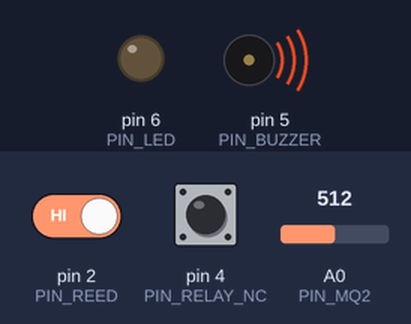
A sketch run on a simulated Arduino Uno, built with avr-gcc and run on an emulated ATmega328P. Parts: output pins drawn as LEDs (lit = HIGH), buzzer (waves = sounding, pin HIGH). The test bench sets the inputs (shaded band); at power-on: pin 4 (PIN_RELAY_NC) HIGH, A0 (PIN_MQ2) = 512, pin 2 (PIN_REED) HIGH. The modem accepts every AT command (registered, SIM ready, sends succeed) and sends nothing else; what the sketch prints to the serial monitor is not drawn.

Above: at 3.27 s.
3.3 s: pin 4 (PIN_RELAY_NC) pulled LOW for 2.6 s
At 6.39 s:
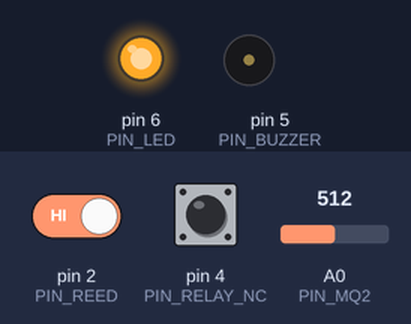
7.4 s: A0 (PIN_MQ2) set to 75
10.9 s: A0 (PIN_MQ2) set to 63
At 11.6 s:
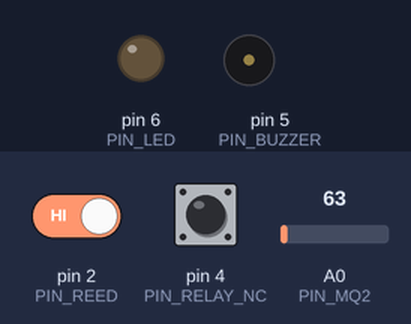
16.9 s: A0 (PIN_MQ2) set to 80
At 17.08 s:
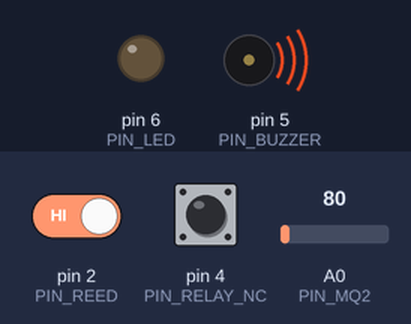
20.4 s: pin 4 (PIN_RELAY_NC) pulled LOW for 2.6 s
At 23.84 s:
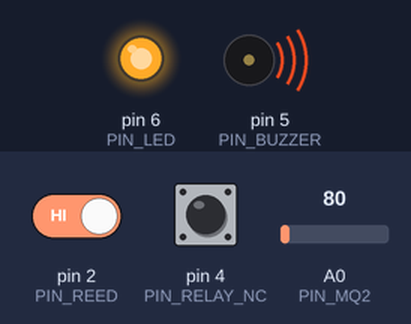
Timing chart, 0 to 25.5 s (numbered marks = the images above; inputs shaded):
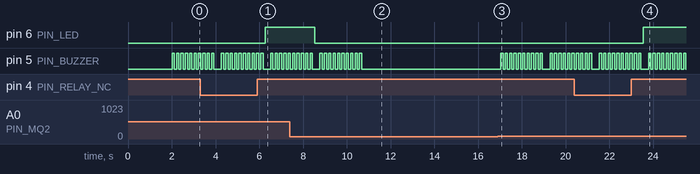

Measured:
- the behaviour switches between 70 and 69 on A0 (PIN_MQ2) (found by bisection; images 1 and 2)
- after the input at 3.3 s, pin 6 (PIN_LED): LOW → HIGH after 3.0 s
- after the input at 10.9 s, pin 5 (PIN_BUZZER): stops changing and stays LOW
- after the input at 16.9 s, pin 5 (PIN_BUZZER): goes 9 × (HIGH 0.10 s, LOW 0.10 s), HIGH 0.10 s, LOW 0.35 s, 5 × (HIGH 0.10 s, LOW 0.10 s), HIGH 0.10 s, then LOW, starting after 0.14 s
- after the input at 20.4 s, pin 6 (PIN_LED): LOW → HIGH after 3.1 s

The sketch:

PROJECT_CODE.ino
```cpp
#include <SoftwareSerial.h>

// SIM900A Serial Pins
SoftwareSerial sim(10, 11);  // 10 = RX, 11 = TX

// Phone Number
const char OWNER_NUMBER[] = "+919380758395";

// Pin Definitions
const int PIN_REED     = 2;
const int PIN_MQ2      = A0;
const int PIN_RELAY_NC = 4;
const int PIN_BUZZER   = 5;
const int PIN_LED      = 6;

// Threshold
int MQ2_THRESHOLD = 400;
int MQ2_EMERGENCY = 70;

// Timers
unsigned long lastDoorSMS  = 0;
unsigned long lastSmokeSMS = 0;
unsigned long lastPowerSMS = 0;
unsigned long SMS_GAP      = 60000;

bool gsmConnected = false;

// ---------------------------------------------------------------------
void setup() {
  Serial.begin(115200);
  sim.begin(9600);

  pinMode(PIN_REED, INPUT_PULLUP);
  pinMode(PIN_RELAY_NC, INPUT_PULLUP);
  pinMode(PIN_BUZZER, OUTPUT);
  pinMode(PIN_LED, OUTPUT);

  digitalWrite(PIN_BUZZER, LOW);
  digitalWrite(PIN_LED, LOW);

  Serial.println("Booting System...");
  delay(1000);

  gsmConnected = initializeSIM();

  if (!gsmConnected)
    Serial.println("GSM NOT REACHABLE — Normal mode");
  else
    Serial.println("GSM CONNECTED — SMS enabled");

  Serial.println("System Ready!");
}

// ---------------------------------------------------------------------
void loop() {

  unsigned long now = millis();
  int mq = analogRead(PIN_MQ2);
  // ----------- GAS SENSOR BUZZER ALERT (mq > 70) --------------
if (mq > 70) {
  digitalWrite(PIN_BUZZER, HIGH);   // Buzzer ON
} else {
  digitalWrite(PIN_BUZZER, LOW);    // Buzzer OFF
}

  bool doorOpen = digitalRead(PIN_REED);
  bool powerPresent = (digitalRead(PIN_RELAY_NC) == LOW);

  Serial.print("Gas: ");
  Serial.print(mq);
  Serial.print(" | Door: ");
  Serial.print(doorOpen ? "OPEN" : "CLOSED");
  Serial.print(" | Power: ");
  Serial.println(powerPresent ? "ON" : "OFF");

  // Smoke
  // ---------------- GAS / SMOKE ALERTS ----------------
if (mq >= MQ2_THRESHOLD && mq < MQ2_EMERGENCY) {
    // Normal gas detection
    Serial.println("⚠ GAS DETECTED!");

    if (now - lastSmokeSMS > SMS_GAP) {
      lastSmokeSMS = now;
      if (gsmConnected) sendSMS("Warning: Gas detected in the house!");
    }
}

// EMERGENCY LEVEL
if (mq >= MQ2_EMERGENCY) {
    Serial.println("🚨 EMERGENCY GAS LEVEL!");

    // Fast buzzer warning
    for (int i = 0; i < 10; i++) {
        digitalWrite(PIN_BUZZER, HIGH);
        delay(100);
        digitalWrite(PIN_BUZZER, LOW);
        delay(100);
    }

    if (now - lastSmokeSMS > SMS_GAP) {
      lastSmokeSMS = now;
      if (gsmConnected)
         sendSMS("🔥 EMERGENCY! Gas level above 70! Immediate attention needed!");
    }
}

  // Door
  static bool lastDoorState = false;
  if (doorOpen != lastDoorState) {
    lastDoorState = doorOpen;

    if (doorOpen == HIGH && now - lastDoorSMS > SMS_GAP) {
      lastDoorSMS = now;
      triggerAlarm(4);

      if (gsmConnected)
        sendSMS("Door opened!");
    }
  }

  // Power
// ---------------- POWER ALERT + LED INDICATION ----------------
static bool lastPowerState = true;

// LED always follows power state
if (powerPresent) {
  digitalWrite(PIN_LED, HIGH);   // power ON → LED ON
} else {
  digitalWrite(PIN_LED, LOW);    // power OFF → LED OFF
}

if (powerPresent != lastPowerState) {
  lastPowerState = powerPresent;

  if (!powerPresent) {  // power OFF
    Serial.println("⚠ POWER FAILURE!");
    if (now - lastPowerSMS > SMS_GAP) {
      lastPowerSMS = now;
      triggerAlarm(4);
      if (gsmConnected) sendSMS("POWER FAILURE: Running on battery.");
    }
  }
  else {  // power ON
    Serial.println("⚡ POWER RESTORED");
    if (now - lastPowerSMS > SMS_GAP) {
      lastPowerSMS = now;
      if (gsmConnected) sendSMS("Power restored at home.");
    }
  }
}


  delay(250);
}

// ---------------------------------------------------------------------
bool initializeSIM() {
  unsigned long start = millis();
  Serial.println("Connecting to GSM...");

  while (millis() - start < 15000) {
    sim.println("AT");
    delay(500);

    if (sim.find("OK")) {
      sim.println("AT+CMGF=1");
      delay(500);
      return true;
    }
  }

  return false;
}

// ---------------------------------------------------------------------
void sendSMS(String msg) {
  sim.println("AT+CMGF=1");
  delay(300);
  sim.print("AT+CMGS=\"");
  sim.print(OWNER_NUMBER);
  sim.println("\"");
  delay(300);
  sim.println(msg);
  delay(300);
  sim.write(26);
  delay(2000);
}

// ---------------------------------------------------------------------
void triggerAlarm(int times) {
  for (int i = 0; i < times; i++) {
    digitalWrite(PIN_BUZZER, HIGH);
    digitalWrite(PIN_LED, HIGH);
    delay(300);
    digitalWrite(PIN_BUZZER, LOW);
    digitalWrite(PIN_LED, LOW);
    delay(150);
  }
}
```
